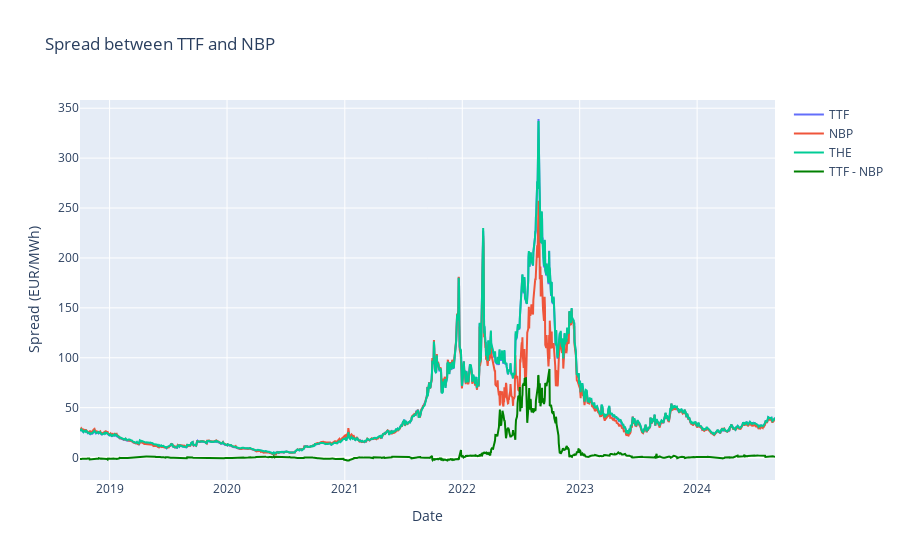

Here is the notebook cell this chart was saved with:
### Code cell
# Calculate the spread between TTF and NBP
spread = ttf['CLOSE'] - nbp['CLOSE']

fig.add_trace(go.Scatter(x=ttf.index, y=spread, mode='lines', name='TTF - NBP', line=dict(color='green')))
fig.update_layout(title='Spread between TTF and NBP',
                  xaxis_title='Date',
                  yaxis_title='Spread (EUR/MWh)')
fig.show()

### Figure 1 — Plotly figure (JSON) as saved in the notebook; plotly's stock layout.template omitted (floating-point values rounded to 4 significant figures; data arrays with more than 128 entries replaced by an {"elided": "..."} marker saying what was removed)
{"data": [{"mode": "lines", "name": "TTF", "type": "scatter", "x": {"elided": "1545 str values"}, "y": {"elided": "1545 float values"}}, {"mode": "lines", "name": "NBP", "type": "scatter", "x": {"elided": "1545 str values"}, "y": {"elided": "1545 float values"}}, {"mode": "lines", "name": "THE", "type": "scatter", "x": {"elided": "1545 str values"}, "y": {"elided": "1545 float values"}}, {"line": {"color": "green"}, "mode": "lines", "name": "TTF - NBP", "type": "scatter", "x": {"elided": "1545 str values"}, "y": {"elided": "1545 float values"}}], "layout": {"title": {"text": "Spread between TTF and NBP"}, "xaxis": {"title": {"text": "Date"}}, "yaxis": {"title": {"text": "Spread (EUR/MWh)"}}}}
